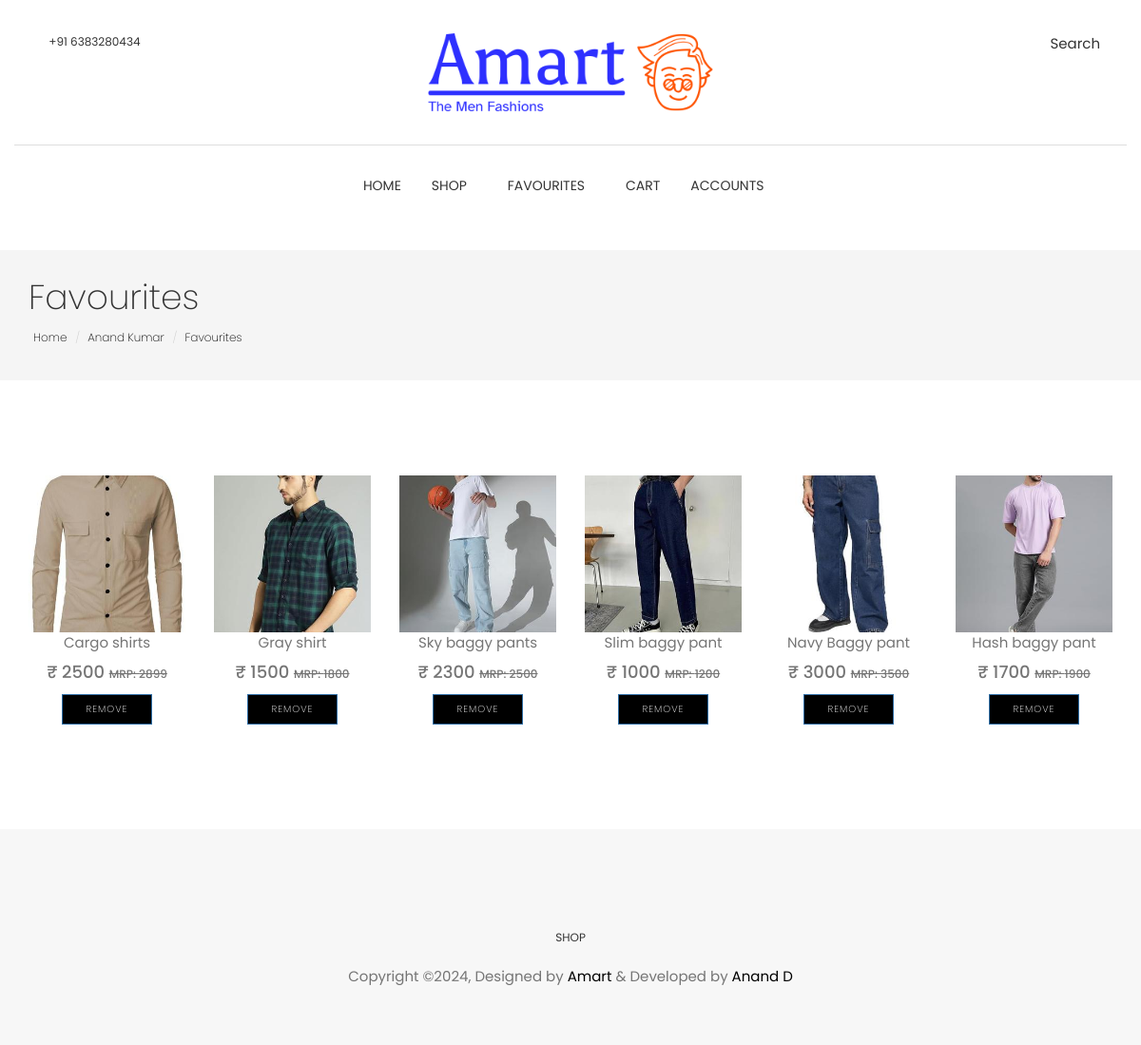
Before: /customer/favourites (signed in) with the older database file.
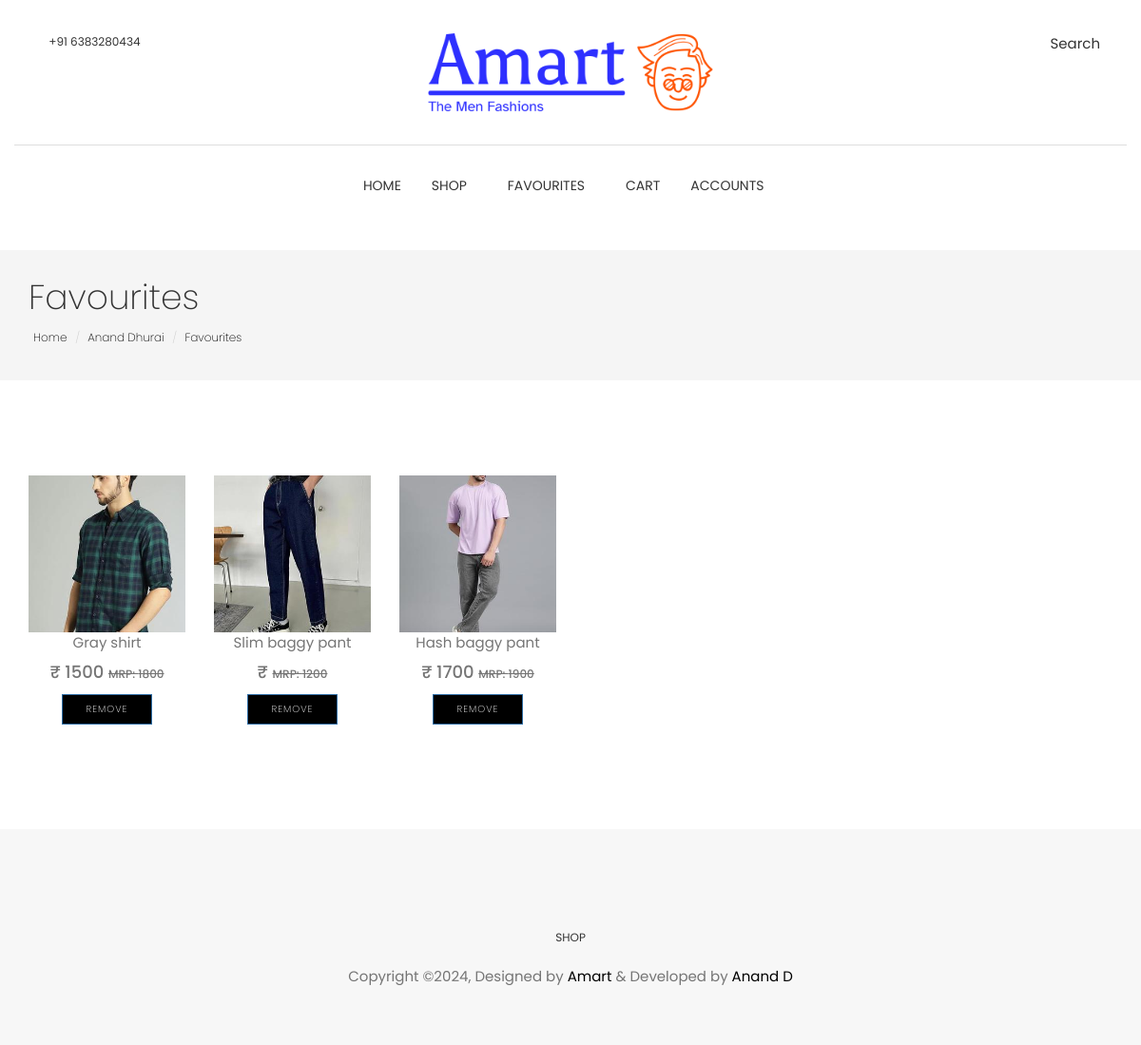
After: the same page with the newer database file.
### accounts/models.py (models this page shows, shortened)
class Account(AbstractBaseUser):
    first_name = models.CharField(max_length=50)
    last_name = models.CharField(max_length=50)
    email = models.EmailField(max_length=254, unique=True)
    mobile = models.CharField(max_length=10, null=True, blank=True)
    profile_image = models.ImageField(
        upload_to="images/user/customer/profile_image", null=True
    )
    date_joined = models.DateTimeField(auto_now_add=True)
    last_login = models.DateTimeField(auto_now=True)
    is_active = models.BooleanField(default=False)
    is_customer = models.BooleanField(default=False)
    is_staff = models.BooleanField(default=False)
    is_admin = models.BooleanField(default=False)
    is_superadmin = models.BooleanField(default=False)
    USERNAME_FIELD = "email"
    REQUIRED_FIELDS = ["first_name", "last_name"]
    objects = AccountManager()

### customer/models.py (models this page shows, shortened)
class FavouriteItem(models.Model):
    customer = models.ForeignKey(Customer, on_delete=models.CASCADE)
    product = models.ForeignKey(Product, on_delete=models.CASCADE)

### product/models.py (models this page shows, shortened)
class ProductImage(models.Model):
    product = models.ForeignKey(
        Product, related_name="product_images", on_delete=models.CASCADE
    )
    image = models.ImageField(upload_to="images/product_images")
    priority = models.PositiveIntegerField(null=True, blank=True)

class Product(SoftDeleteModel):
    name = models.CharField(max_length=100)
    description = models.TextField(max_length=511, null=True, blank=True)
    main_category = models.ForeignKey(
        Category, on_delete=models.CASCADE, related_name="main_category_products"
    )
    subcategories = models.ManyToManyField(
        Category, related_name="subcategory_products", blank=True
    )
    mrp = models.PositiveIntegerField(
        validators=[MinValueValidator(1)], null=True, blank=True
    )
    is_available = models.BooleanField(default=True)
    slug = models.SlugField(unique=True, max_length=100)
    created_at = models.DateTimeField(auto_now_add=True)
    last_modified_at = models.DateTimeField(auto_now=True)
    approved = models.BooleanField(default=True)
    approved_objects = ApprovedProductManager()

### customer/views.py (the view)
# urls.py: path("favourites", views.favourites, name="favourites"),
@login_required
def favourites(request):
    try:
        customer = Customer.objects.get(id=request.user.id)
    except Customer.DoesNotExist:
        customer = None
    favourite_items = FavouriteItem.objects.filter(customer=customer)
    for favourite_item in favourite_items:
        favourite_item.product.primary_image = (
            favourite_item.product.product_images.filter(priority=1).first()
        )
        available_inventory = favourite_item.product.inventory_sizes.first()
        if available_inventory:
            favourite_item.product.price = available_inventory.price
    context = {"favourite_items": favourite_items, "customer": customer}
    return render(request, "customer/favourites.html", context)

### templates/customer/favourites.html (shortened to what this page needs)
{% extends "home/base.html" %}
{% load static %}
{% block content %}
{% include 'home/includes/navigation.html' %}
<section class="page-header">
    <div class="container">
        <div class="row">
            <div class="col-md-12">
                <div class="content">
                    <h1 class="page-name">Favourites</h1>
                    <ol class="breadcrumb">
                        <li><a href="{% url "home" %}">Home</a></li>
                        <li><a href="{% url "customer_dashboard" %}">{{ customer.first_name }} {{ customer.last_name }}</a></li>
                        <li class="active"><a href="">Favourites</a></li>
                    </ol>
                </div>
            </div>
        </div>
    </div>
</section>
<section class="products section">
	<div class="container">
		<div class="row display-flex">
            {% if favourite_items %}
                {% for favourite_item in favourite_items %}
                    <div class="col-xl-2 col-lg-2 col-md-6 col-sm-12 border">
                        <div class="product-item">
                            <div id="product-thumb" class="product-thumb">
                                <img id="product-image-id" class="img-responsive" src="{{ favourite_item.product.primary_image.image.url }}" alt="product-img" />
                            </div>
                            <div class="product-content">
                                <a href="{% url "product_page" favourite_item.product.slug %}">
                                    <p class="truncate">{{ favourite_item.product.name }}</p>
                                    <p class="price"><strong class="h4">&#8377; {{ favourite_item.product.price }} </strong><del class="h6"> MRP: {{ favourite_item.product.mrp }}</del></p>
                                </a>
                                <a href="{% url "remove_favourite_item" favourite_item.id %}" class="btn btn-small btn-primary">Remove</a>
                            </div>
                        </div>
                    </div>
                {% endfor %}
            {% else %}
                <h3>Your Wishlist is empty!</h3>
                <br>
                <a href="{% url "shop" %}" class="btn btn-main">Shop Now</a>
            {% endif %}
		</div>
	</div>
</section>
{% include 'home/includes/footer.html' %}
{% endblock content %}

### templates/home/base.html (shortened to what this page needs)
{% load static %}
<!DOCTYPE html>
<html lang="en">
<head>
  <link rel="stylesheet" href="{% static 'plugins/themefisher-font/style.css' %}">
  <link rel="stylesheet" href="{% static 'plugins/bootstrap/css/bootstrap.min.css' %}">
  <link rel="stylesheet" href="{% static 'plugins/animate/animate.css' %}">
  <link rel="stylesheet" href="{% static 'plugins/slick/slick.css' %}">
  <link rel="stylesheet" href="{% static 'plugins/slick/slick-theme.css' %}">
  <link rel="stylesheet" href="{% static 'css/style.css' %}">
</head>
<body id="body">
{% block content %}
{% endblock content %}
</body>
</html>

### templates/home/includes/navigation.html (shortened to what this page needs)
{% load static %}
<section class="top-header">
	<div class="container">
		<div class="row">
			<div class="col-md-4 col-xs-12 col-sm-4">
				<div class="contact-number">
					<i class="tf-ion-ios-telephone"></i>
					<span>+91 6383280434</span>
				</div>
			</div>
			<div class="col-md-4 col-xs-12 col-sm-4">
				<div class="logo text-center">
					<a href="{% url "home" %}">
						<img style="width:300px" src="{% static "images/logo-no-background.png" %}" alt="logo">
					</a>
				</div>
			</div>
			<div class="col-md-4 col-xs-12 col-sm-4">
				<ul class="top-menu text-right list-inline">
					<li class="dropdown search dropdown-slide">
						<a href="#!" class="dropdown-toggle" data-toggle="dropdown" data-hover="dropdown"><i class="tf-ion-ios-search-strong"></i> Search</a>
					</li>
				</ul>
			</div>
		</div>
	</div>
</section>
<section class="menu">
	<nav class="navbar navigation">
		<div class="container">
			<div id="navbar" class="navbar-collapse collapse text-center">
				<ul class="nav navbar-nav">
					<li class="dropdown ">
						<a href="{% url "home" %}">Home</a>
					</li>
					<li class="dropdown ">
						<a href="{% url "shop" %}">Shop</a>
					</li>
					<li class="dropdown dropdown-slide">
						<a href="{% url "favourites" %}" class="dropdown-toggle" role="button"><span class="tf-ion-ios-heart"></span>Favourites</a>
					</li>
					<li class="dropdown cart-nav dropdown-slide">
						<a href="{% url "cart" %}"><i
								class="tf-ion-android-cart"></i>Cart</a>
					</li>
					<li class="dropdown dropdown-slide">
						<a href="#!" class="dropdown-toggle" data-toggle="dropdown" data-hover="dropdown" data-delay="350"
							role="button" aria-haspopup="true" aria-expanded="false">Accounts <span
								class="tf-ion-ios-arrow-down"></span></a>
					</li>
				</ul>
			</div>
		</div>
	</nav>
</section>

### templates/home/includes/footer.html (shortened to what this page needs)
<footer class="footer section text-center">
	<div class="container">
		<div class="row">
			<div class="col-md-12">
				<ul class="social-media">
					<li>
						<a href="https://www.instagram.com/anandhurai_D/" target="_blank">
							<i class="tf-ion-social-instagram"></i>
						</a>
					</li>
					<li>
						<a href="https://www.freecodecamp.org/" target="_blank">
							<i class="tf-ion-social-twitter"></i>
						</a>
					</li>
					<li>
						<a href="https://www.linkedin.com/in/anandkumar08?utm_source=share&utm_campaign=share_via&utm_content=profile&utm_medium=android_app" target="_blank">
							<i class="tf-ion-social-linkedin"></i>
						</a>
					</li>
				</ul>
				<ul class="footer-menu text-uppercase">
					<li>
						<a href="{% url "shop" %}">SHOP</a>
					</li>
				</ul>
				<p class="copyright-text">Copyright &copy;2024, Designed by <a href="https://themefisher.com/" target="_blank">Amart</a> &amp; Developed by <a href="https://melvinthankachan.github.io/Melvin-Personal-Website/#about" target="_blank">Anand D</a></p>
			</div>
		</div>
	</div>
</footer>

### static/css/style.css (style rules this page uses)
body { line-height: 1.5; font-family: "Poppins", sans-serif; -webkit-font-smoothing: antialiased; }
p { font-family: "Poppins", sans-serif; color: #757575; font-size: 15px; }
h1, h2, h3, h4, h5, h6 { font-family: "Poppins", sans-serif; }
h1, h2, h3, h4, h5, h6 { font-weight: 400; }
ol, ul { margin: 0; padding: 0; list-style: none; }
a, a:focus, a:hover { text-decoration: none; outline: 0; color: #000; }
.btn-main, .btn-small, .btn-transparent, .btn-solid-border { background: #000; color: #fff; display: inline-block; font-size: 11px; letter-spacing: 1px; padding: 14px 35px; text-transform: uppercase; font-weight: 200; border-radius: 0; }
.btn-small { padding: 8px 25px; font-size: 10px; }
.section { padding: 80px 0; }
.page-header { background: #f5f5f5; margin-top: 20px; border-bottom: none; padding: 30px 0; }
.page-header h1 { font-weight: 200; margin: 0 0 6px 0; }
.page-header .breadcrumb { background: transparent; padding: 5px; margin: 0; }
.page-header .breadcrumb li { font-weight: 200; font-size: 12px; }
.page-header .breadcrumb li a { color: #000; }
.dropdown-slide { position: static; }
.top-header .container { padding-top: 35px; padding-bottom: 35px; border-bottom: 1px solid #dedede; }
.top-header .contact-number { font-size: 12px; color: #333; }
.top-header .contact-number i { margin-right: 4px; font-size: 18px; vertical-align: middle; }
.top-header .top-menu > li > a { color: #333; font-size: 15px; padding: 0 8px; }
.top-header .top-menu > li > a i { font-size: 16px; margin-right: 2px; vertical-align: middle; }
.top-header .logo a { display: inline-block; }
.navigation { margin-bottom: 0; padding: 10px 0; }
.navigation .navbar-nav > li { position: static; }
.navigation .navbar-nav > li > a { color: #333; font-size: 14px; padding: 20px 15px; text-transform: uppercase; transition: 0.2s ease-in-out 0s; border: 1px solid transparent; }
.navigation .container { position: relative; }
.navigation .navbar-nav { float: none; display: inline-block; }
.product-item { margin-bottom: 30px; }
.product-item .product-thumb { position: relative; }
.product-item .product-thumb img { width: 100%; height: auto; }
.product-item .product-thumb:before { transition: 0.3s all; opacity: 0; background: rgba(0, 0, 0, 0.6); content: ""; position: absolute; top: 0; right: 0; left: 0; bottom: 0; }
.product-item .product-content { text-align: center; }
.footer { background: #F7F7F7; padding: 50px 0; }
.footer .footer-menu { margin-top: 30px; }
.footer .footer-menu li { display: inline-block; margin: 0 10px; }
.footer .footer-menu li a { color: #333; font-size: 12px; }
.footer .copyright-text { margin-top: 20px; }
.copyright-text a { color: #000; }
.social-media li { display: inline-block; margin: 0 5px; }
.social-media li a { padding: 8px 10px; }
.social-media li a i { font-size: 20px; color: #555; }

### templates/customer/favourites.html (style rules this page uses)
.truncate { white-space: nowrap; overflow: hidden; text-overflow: ellipsis; }

Changed rows visible on the page:
removed FavouriteItem: product.primary_image.image (picture), product.name "Cargo shirts", product.price "2500", product.mrp "2899"
removed FavouriteItem: product.primary_image.image (picture), product.name "Sky baggy pants", product.price "2300", product.mrp "2500"
removed FavouriteItem: product.primary_image.image (picture), product.name "Navy Baggy pant", product.price "3000", product.mrp "3500"
changed Account "Anand": last_name "Kumar" → "Dhurai"
shown differently, row unchanged: FavouriteItem "Slim baggy pant": product.price "1000" → (not shown)
